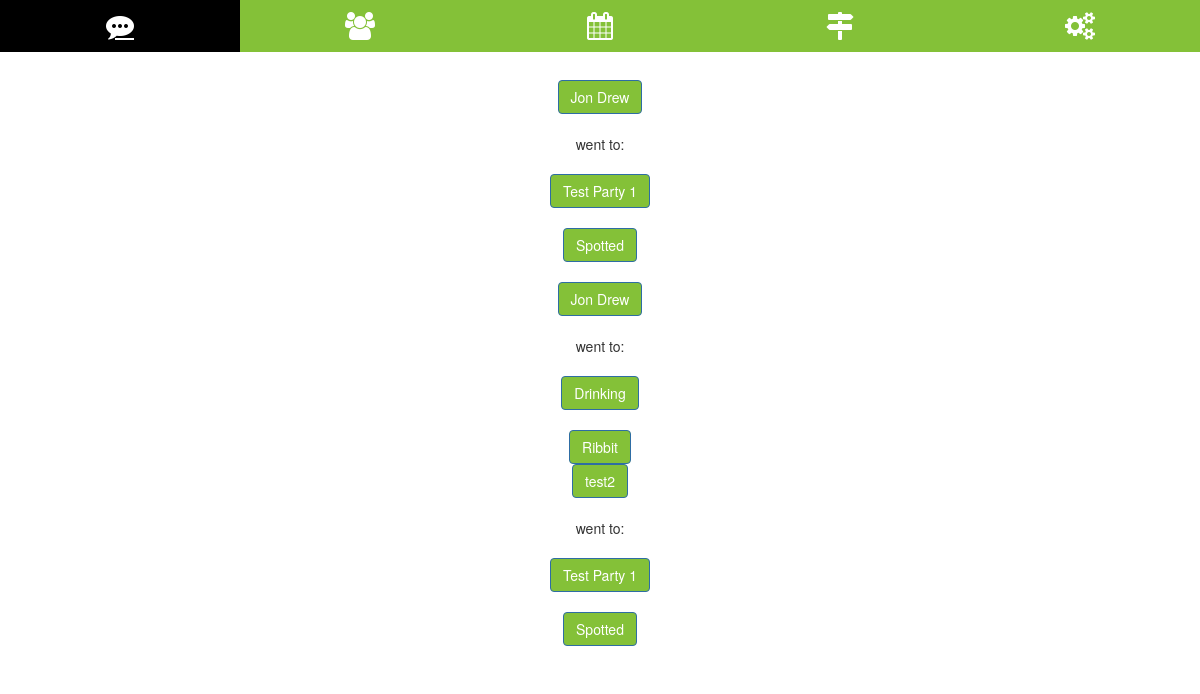
/ribbits/ (signed in), run on an earlier commit of the app's database.
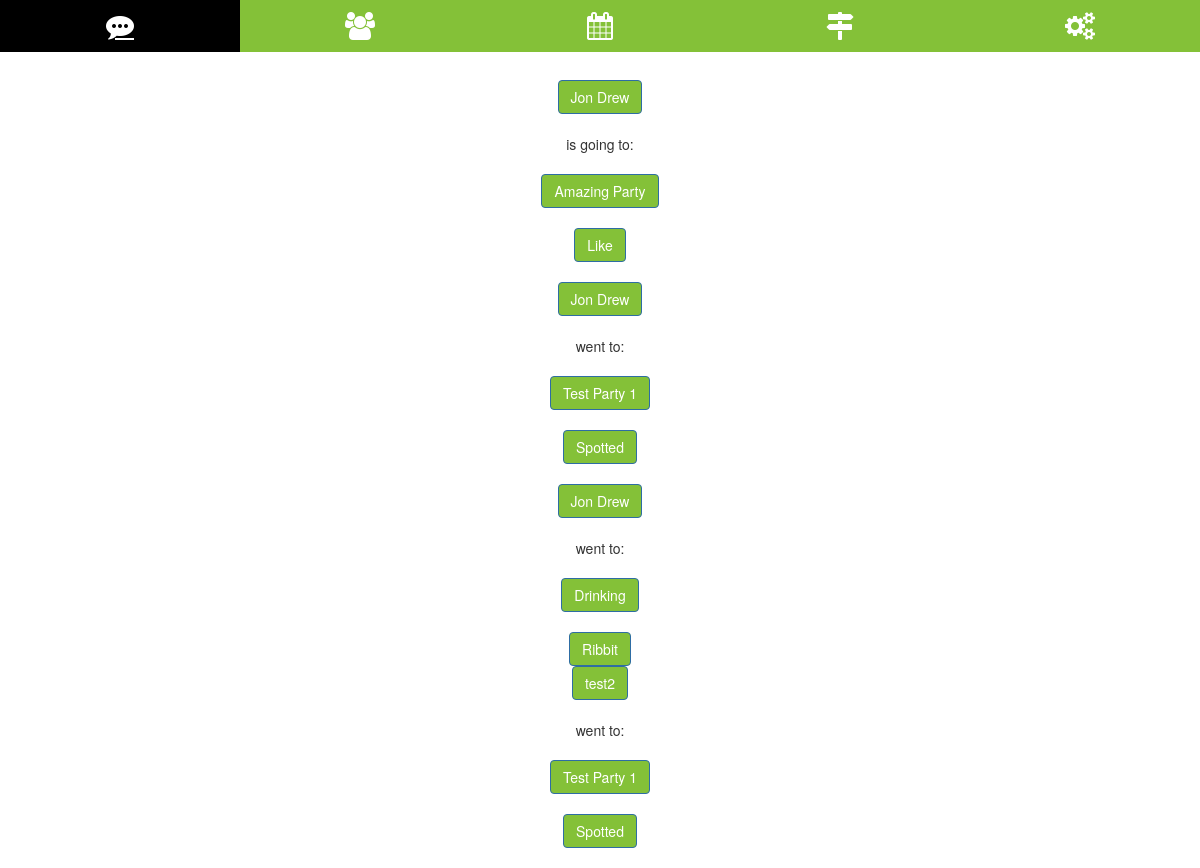
And on a later commit of the database.
### ribbits/models.py (models this page shows, shortened)
class Ribbit(models.Model):
    sent_by         = models.ForeignKey('hoppers.Hopper', on_delete=models.CASCADE, related_name='sender', null=True)
    event           = models.ForeignKey('events.Event', on_delete=models.CASCADE)
    likes           = models.ManyToManyField('hoppers.Hopper', related_name='likes')
    spots           = models.ManyToManyField('hoppers.Hopper', related_name='spots')
    slug            = models.SlugField(null=True, unique=True, editable=False)
    created_at      = models.DateTimeField(default=timezone.now)
    class Meta:
        unique_together = (('sent_by', 'event'),)
        ordering = ['-created_at']
    def create_ribbit(self):
        return reverse('ribbits:create', kwargs={'event': self.event.slug})
    def add_to_likes(self):
        return reverse('ribbits:like', kwargs={'ribbit': self.slug})
    def add_to_spots(self):
        return reverse('ribbits:spot', kwargs={'ribbit': self.slug})
    def get_likes_list(self):
        likes_list = self.likes.all()
        return Hopper.objects.filter(id__in=likes_list)
    def get_spots_list(self):
        spots_list = self.spots.all()
        return Hopper.objects.filter(id__in=spots_list)

### hoppers/models.py (models this page shows, shortened)
class Hopper(models.Model):
    user            = models.OneToOneField(User, null=True, on_delete=models.SET_NULL)
    listens_to      = models.ManyToManyField('self', through='Pair', symmetrical=False)
    anonymous       = models.BooleanField(default=True)
    email           = models.EmailField(null=True, max_length=100)
    name            = models.CharField(null=True, max_length=100)
    birth_date      = models.DateField(null=True)
    active          = models.BooleanField(default=True)
    slug            = models.SlugField(null=True, unique=True, editable=False)
    created_at      = models.DateTimeField(default=timezone.now)
    def __str__(self):
        if self.anonymous:
            return str(self.user.username)
        else:
            return str(self.name)
    def get_absolute_url(self):
        return reverse('hoppers:read', kwargs={'slug': self.slug})
    def get_listens_to_list(self):
        return Hopper.objects.filter(id__in=self.listens_to.all())

### events/models.py (models this page shows, shortened)
class Event(models.Model):
    created_by      = models.ForeignKey('hoppers.Hopper', null=True, on_delete=models.CASCADE)
    attending       = models.ManyToManyField('hoppers.Hopper', related_name='attending')
    start           = models.DateTimeField(default=default_start)
    end             = models.DateTimeField(default=default_end)
    pad             = models.ForeignKey('pads.Pad', on_delete=models.CASCADE)
    title           = models.CharField(max_length=200)
    text            = models.TextField()
    active          = models.BooleanField(default=True)
    slug            = models.SlugField(null=True, unique=True, editable=False)
    created_at      = models.DateTimeField(default=timezone.now)
    class Meta:
        ordering = ['start']
    def __str__(self):
        return str(self.title)
    def get_absolute_url(self):
        return reverse('events:read', kwargs={'slug': self.slug})
    def get_attending_list(self):
        attending_list = self.attending.all()
        return Hopper.objects.filter(id__in=attending_list)

### ribbits/views.py (the view)
class RibbitListView(ListView):
    template_name = 'ribbits/list.html'
    def get_queryset(self, *args, **kwargs):
        hopper = Hopper.objects.get(user=self.request.user.id)
        return Ribbit.objects.exclude(sent_by=hopper).filter(sent_by__in=hopper.get_listens_to_list())

### ribbits/templates/ribbits/list.html
{% extends 'base.html' %}
{% block content %}
  {% for obj in object_list %}
    {% include 'ribbits/snippets/card.html' with object=obj %}
  {% endfor %}
{% endblock content %}

### templates/base.html (shortened to what this page needs)
{% load static %}
<!DOCTYPE html>
<html lang="en">
  <head>
      {% include 'base/css.html' %}
  </head>
  <body>
    {% include 'base/navbar.html' with brand_name='pond' %}
    <div class='container'>
    {% block content %}{% endblock %}
    </div>
  </body>
</html>

### templates/base/css.html (shortened to what this page needs)
{% load static %}
<link rel="stylesheet" href="https://maxcdn.bootstrapcdn.com/bootstrap/3.3.7/css/bootstrap.min.css">
<link rel='stylesheet' href='https://stackpath.bootstrapcdn.com/font-awesome/4.7.0/css/font-awesome.min.css' type="text/css">
<link rel='stylesheet' href='{% static "css/main.css" %}' type="text/css">
<link rel='stylesheet' href='{% static "css/navbar.css" %}' type="text/css">

### templates/base/navbar.html
{% url 'hoppers:list' as hopper_list_url %}
{% url 'hoppers:update' as hopper_update_url %}
{% url 'pads:list' as pad_list_url %}
{% url 'events:list' as event_list_url %}
{% url 'ribbits:list' as ribbit_list_url %}
{% url 'register' as register_url %}
{% url 'login' as login_url %}
{% load static %}
<div class="icon-bar fixed-top">
  {% if request.user.is_authenticated %}
    <a class="nav-link nav-icon fa fa-commenting {% if request.path == ribbit_list_url %}active{% endif %}" href="{{ ribbit_list_url }}"></a>
    <a class="nav-link nav-icon fa fa-users {% if request.path == hopper_list_url %}active{% endif %}" href="{{ hopper_list_url }}"></a>
    <a class="nav-link nav-icon fa fa-calendar {% if request.path == event_list_url %}active{% endif %}" href="{{ event_list_url }}"></a>
    <a class="nav-link nav-icon fa fa-map-signs {% if request.path == pad_list_url %}active{% endif %}" href="{{ pad_list_url }}"></a>
    <a class="nav-link nav-icon fa fa-cogs {% if request.path == hopper_update_url %}active{% endif %}" href="{{ hopper_update_url }}"></a>
  {% else %}
    <a class="nav-link nav-icon {% if request.path == login_url or request.path == '/' %}active{% endif %}" href="{{ login_url }}">Login</a>
    <a class="nav-link nav-icon {% if request.path == register_url %}active{% endif %}" href="{{ register_url }}">Register</a>
  {% endif %}
</div>

### ribbits/templates/ribbits/snippets/card.html (shortened to what this page needs)
<div class="card">
  <div class="card text-center">
    <div class="card-body">
      <a href="{{ object.sent_by.get_absolute_url }}" class="btn btn-primary"<span class="badge">{{ object.sent_by }}</span></a>
      {% now "DATETIME_FORMAT" as current_time %}
      {% if object.event.start|date:"DATETIME_FORMAT" > current_time %}
        is going to:
      {% else %}
        went to:
      {% endif %}
      <a href="{{ object.event.get_absolute_url }}" class="btn btn-primary"<span class="badge">{{ object.event }}
      </span></a>
      {% if request.user.hopper not in object.event.get_attending_list %}
        <a href="{{ object.create_ribbit }}" class="btn btn-primary"<span class="badge">Ribbit</span></a>
      {% endif %}
      {% if request.user.hopper not in object.get_likes_list and object.event.start|date:"DATETIME_FORMAT" > current_time %}
        <a href="{{ object.add_to_likes }}" class="btn btn-primary"<span class="badge">Like</span></a>
      {% endif %}
      {% if request.user.hopper not in object.get_spots_list and object.event.start|date:"DATETIME_FORMAT" < current_time and request.user.hopper in object.event.get_attending_list %}
        <a href="{{ object.add_to_spots }}" class="btn btn-primary"<span class="badge">Spotted</span></a>
      {% endif %}
    </div>
  </div>
</div>

### templates/base/js.html (shortened to what this page needs)
{% load static %}

### static_project/css/main.css (style rules this page uses)
body { padding-top: 80px; }
.btn { background-color: rgb(132, 193, 56); }

### static_project/css/navbar.css (style rules this page uses)
.fa { font-size: 2em; }
body { margin:0; }
.icon-bar { width: 100%; position: fixed; top: 0; background-color: rgb(132, 193, 56); overflow: auto; }
.icon-bar a { float: left; width: 20%; text-align: center; padding: 12px 0; transition: all 0.3s ease; color: white; font-size: 28px; }
.active { background-color: #555; }

What changed in the data, as far as the page shows it:
added Ribbit: sent_by "Jon Drew", shows "is going to:", event "Amazing Party"
